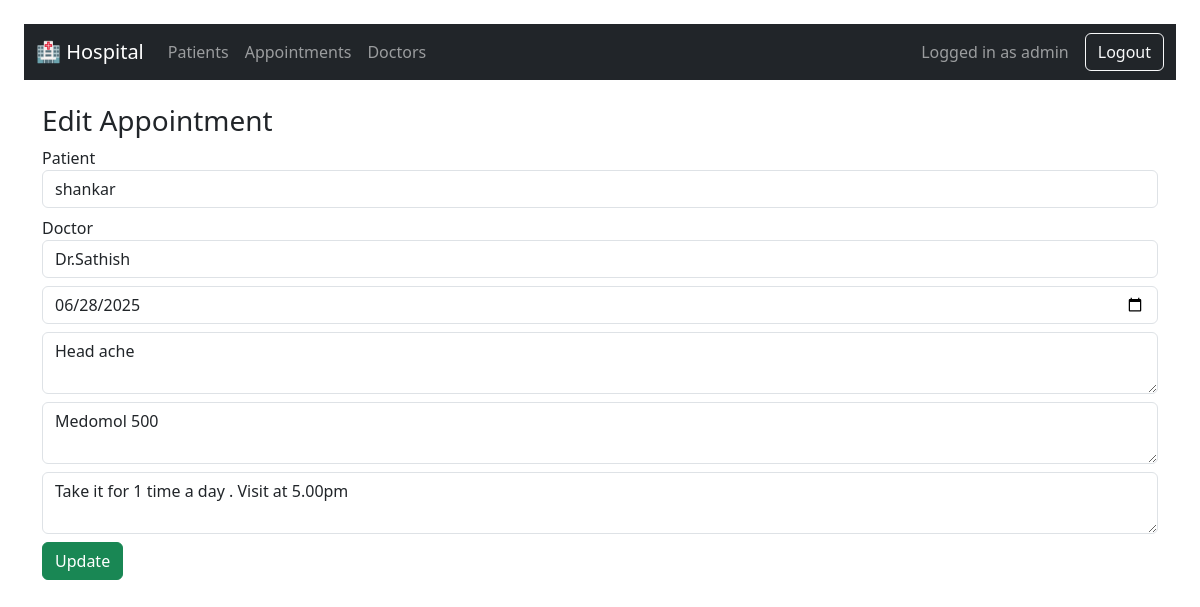
/edit_appointment/4 (signed in), run on the app's committed database.
### models.py (models this page shows)
class Appointment(db.Model):
    id = db.Column(db.Integer, primary_key=True)
    patient_id = db.Column(db.Integer, db.ForeignKey('patient.id'))
    doctor_id = db.Column(db.Integer, db.ForeignKey('doctor.id'))
    date = db.Column(db.String(20))
    sickness = db.Column(db.Text)
    medicines = db.Column(db.Text)
    notes = db.Column(db.Text)
    patient = db.relationship('Patient', backref='appointments')
    doctor = db.relationship('Doctor', backref='appointments')

class Patient(db.Model):
    id = db.Column(db.Integer, primary_key=True)
    name = db.Column(db.String(100))
    age = db.Column(db.Integer)
    gender = db.Column(db.String(10))
    doctor_id = db.Column(db.Integer, db.ForeignKey('doctor.id'))
    doctor = db.relationship('Doctor', backref='patients')

class Doctor(db.Model):
    id = db.Column(db.Integer, primary_key=True)
    name = db.Column(db.String(100))
    specialization = db.Column(db.String(100))

### app.py (the view, shortened to what this page needs)
@app.route('/edit_appointment/<int:id>', methods=['GET', 'POST'])
def edit_appointment(id):
    from models import Appointment, Patient, Doctor
    appointment = Appointment.query.get_or_404(id)
    patients = Patient.query.all()
    doctors = Doctor.query.all()
    return render_template('edit_appointment.html', appointment=appointment, patients=patients, doctors=doctors)

### templates/edit_appointment.html
{% extends 'base.html' %}
{% block content %}
<h3>Edit Appointment</h3>
<form method="POST">
    <label>Patient</label>
    <select name="patient_id" class="form-control mb-2">
        {% for p in patients %}
            <option value="{{ p.id }}" {% if p.id == appointment.patient_id %}selected{% endif %}>{{ p.name }}</option>
        {% endfor %}
    </select>
    <label>Doctor</label>
    <select name="doctor_id" class="form-control mb-2">
        {% for d in doctors %}
            <option value="{{ d.id }}" {% if d.id == appointment.doctor_id %}selected{% endif %}>{{ d.name }}</option>
        {% endfor %}
    </select>
    <input type="date" name="date" class="form-control mb-2" value="{{ appointment.date }}" required>
    <textarea name="sickness" class="form-control mb-2" required>{{ appointment.sickness }}</textarea>
    <textarea name="medicines" class="form-control mb-2" required>{{ appointment.medicines }}</textarea>
    <textarea name="notes" class="form-control mb-2">{{ appointment.notes }}</textarea>
    <button class="btn btn-success">Update</button>
</form>
{% endblock %}

### data on the page
Appointment: patient_id "shankar", doctor_id "Dr.Sathish", date "06/28/2025", sickness "Head ache", medicines "Medomol 500", notes "Take it for 1 time a day . Visit at 5.00pm"

### other printed values
{{ session['user'] }} "admin"
